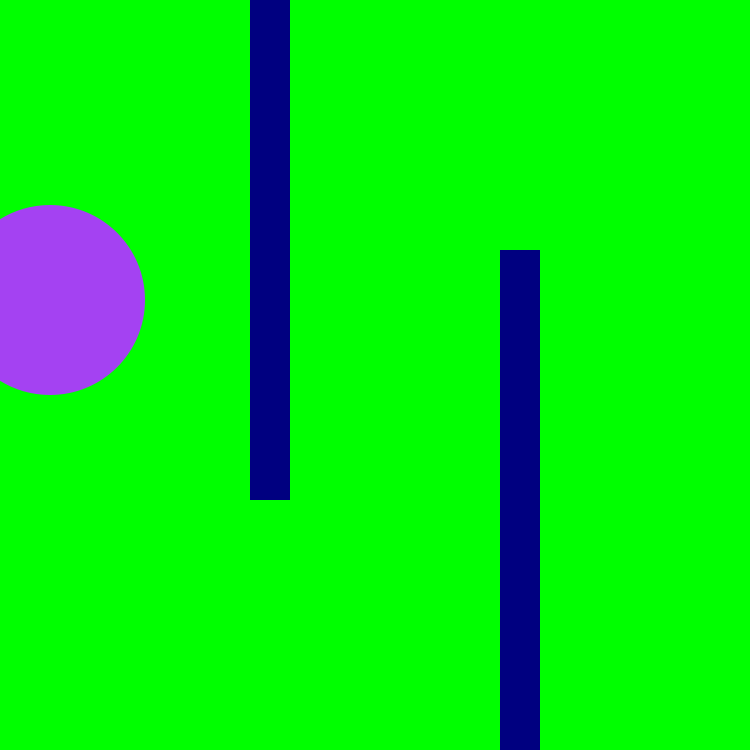
Frame 1 (no input)
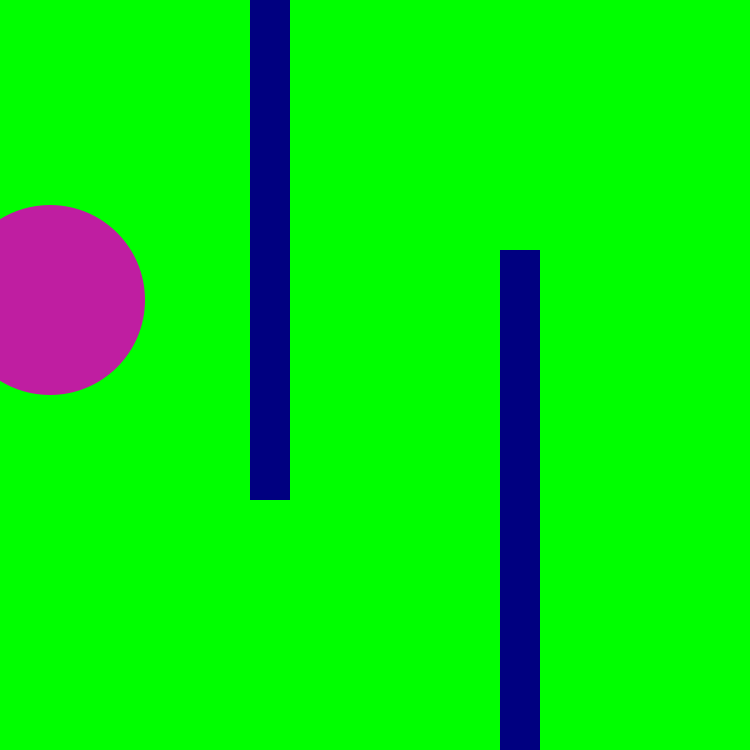
Frame 60 (the mouse pressed at the canvas centre just before this capture)
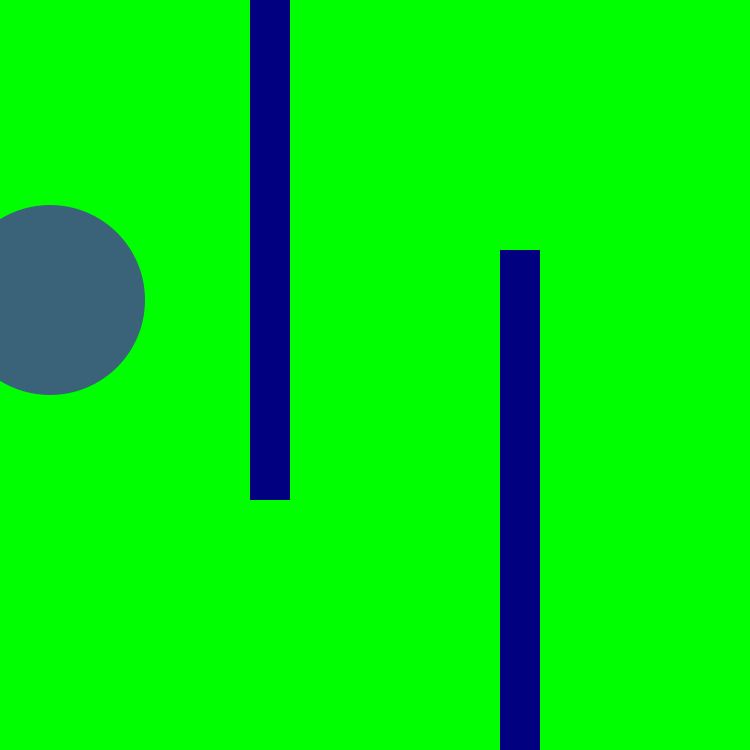
Frame 120 (the mouse held since frame 60 and released just before this capture)

The Processing sketch that drew these frames (run headless with seeded random() and noise(); from frame 60 on, the mouse is pressed at the canvas centre):

// Processing sketch: processing_144458
// ── processing_144458.pde

float updown;
float leftright;
int a;
 
void setup(){
  size(750,750);
  frameRate (100);
  updown=300;
  leftright=50;
  
}
void draw(){
  background(0,255,0);
  noStroke();
  fill(random (0,255),random(0,255),random (0,255));
  ellipse(leftright, updown, 190,190);
  if(keyPressed==true){
    if(key=='a'){
      leftright=leftright-5;
    }
    if(key=='d'){
      leftright=leftright+5;
    }
    if(key=='w'){
      updown=updown-5;
    }
    if(key=='s'){
      updown=updown+5;
    }
  }
  fill (#000080);
  rect(250,0,40,500);
  rect(500,250,40,500);
  
 
}
